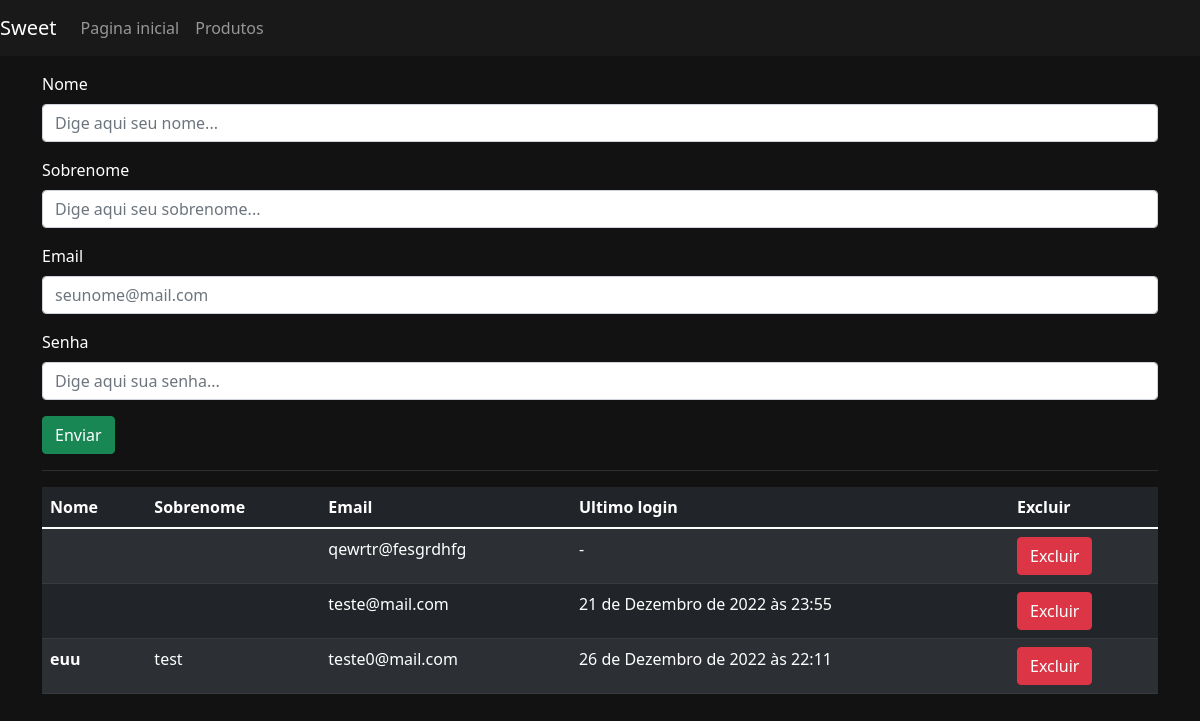
Page /auth/cadastrar_vendedor/ on the earlier database version.
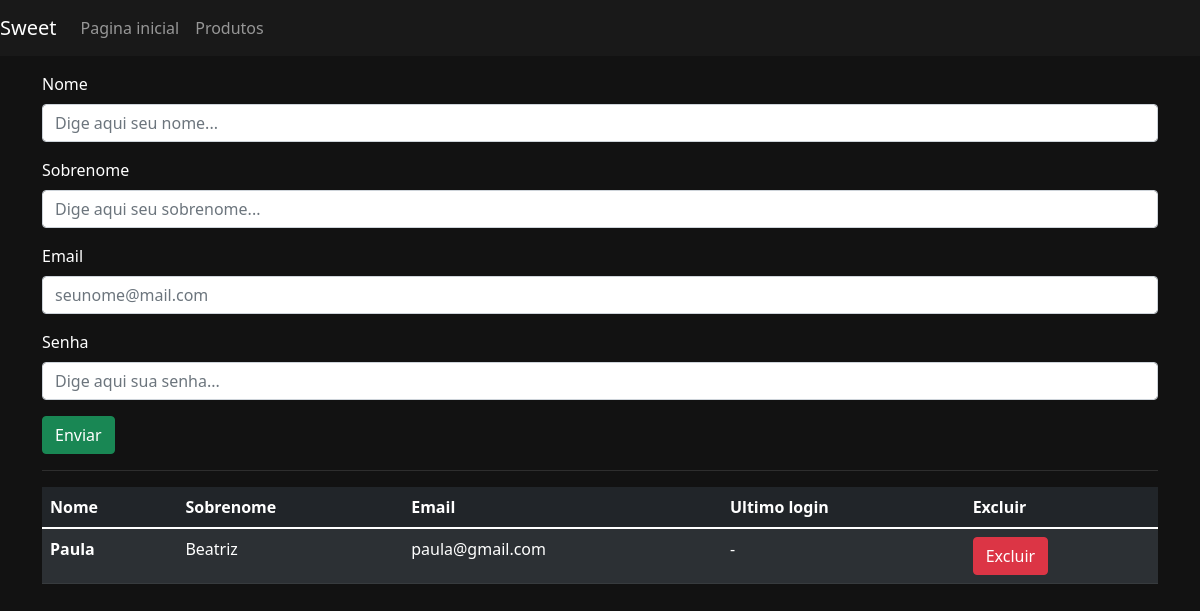
Same page on the later database version.
### account/models.py (models this page shows)
class Account(AbstractUser):
    jobChoice = (('D', 'Desenvolvedor'), ('G', 'Gerente'), ('V', 'Vendedor'),)
    job = models.CharField(max_length=1, choices=jobChoice)

### account/views.py (the view, shortened to what this page needs)
# urls.py: path('cadastrar_vendedor/', views.addSeller, name='addSeller'),
@has_permission_decorator('addSeller')
def addSeller(request):
    if request.method == 'GET':
        seller = Account.objects.filter(job="V")
        return render(request, 'addSeller.html', {"vendedores": seller})

### account/templates/addSeller.html (shortened to what this page needs)
{% extends 'base.html' %}
{% block 'body' %}
    <div class="container">
        <div class="mt-3">
            <form action="{% url 'addSeller' %}" method="POST">{% csrf_token %}
                <div class="mb-3">
                    <label for="name" class="form-label">Nome</label>
                    <input type="text" name="name" class="form-control" id="name" placeholder="Dige aqui seu nome...">
                </div>
                <div class="mb-3">
                    <label for="lastName" class="form-label">Sobrenome</label>
                    <input type="text" name="lastName" class="form-control" id="lastName" placeholder="Dige aqui seu sobrenome...">
                </div>
                <div class="mb-3">
                    <label for="email" class="form-label">Email</label>
                    <input type="email" name="email" class="form-control" id="email" placeholder="seunome@mail.com">
                </div>
                <div class="mb-3">
                  <label for="password" class="form-label">Senha</label>
                  <input type="password" name="password" class="form-control" id="password" placeholder="Dige aqui sua senha...">
                </div>
                <input type="submit" value="Enviar" class="btn btn-success"/>
            </form>
            <hr class="bg-hr">
            <table class="table table-striped table-dark">
                <thead>
                  <tr>
                    <th scope="col">Nome</th>
                    <th scope="col">Sobrenome</th>
                    <th scope="col">Email</th>
                    <th scope="col">Ultimo  login</th>
                    <th scope="col">Excluir</th>
                  </tr>
                </thead>
                <tbody>
                    {% for vendedor in vendedores %}
                        <tr>
                            <th scope="row">{{vendedor.first_name}}</th>
                            <td>{{vendedor.last_name}}</td>
                            <td>{{vendedor.email}}</td>
                            <td>
                                {% if not vendedor.last_login %}
                                    -
                                {% else %}
                                    {{vendedor.last_login}}
                                {% endif %}
                            </td>
                            <td><a class="btn btn-danger" href="{% url 'deleteAccount' vendedor.id %}">Excluir</a></td>
                        </tr>
                    {% endfor %}
                </tbody>
            </table>
{% endblock %}

Differences in the rows shown:
removed Account: email "qewrtr@fesgrdhfg"
removed Account: email "teste@mail.com", last_login "21 de Dezembro de 2022 às 23:55"
removed Account: first_name "euu", last_name "test", email "teste0@mail.com", last_login "26 de Dezembro de 2022 às 22:11"
added Account: first_name "Paula", last_name "Beatriz", email "paula@gmail.com"
